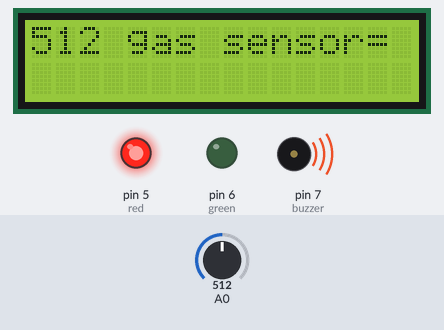
Recording of a sketch running on a simulated Arduino Uno, built with avr-gcc and run on an emulated ATmega328P. Shown: 16×2 character LCD, output pins drawn as LEDs (lit = HIGH), buzzer (waves = sounding, pin HIGH). Inputs (shaded band) come from the test bench; at power-on: A0 = 512. What the sketch prints to the serial monitor is not drawn.

Above: at 1.2 s.
1.3 s: A0 set to 106
At 2.8 s:
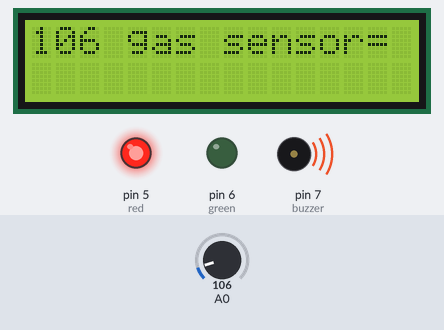
3.5 s: A0 set to 88
At 4.5 s:
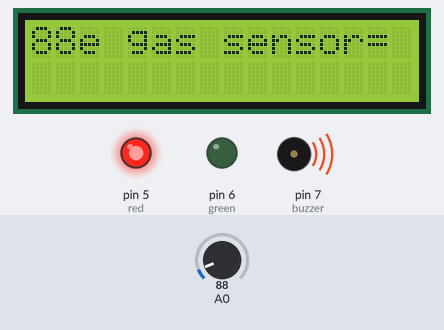
5.5 s: A0 set to 11
At 7.2 s:
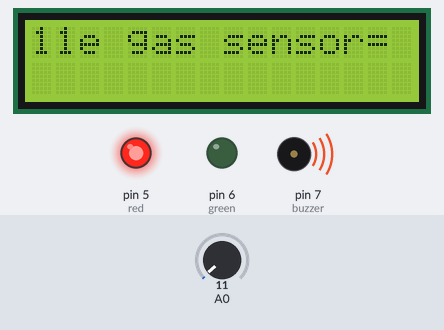
7.5 s: A0 set to 8
At 9.2 s:
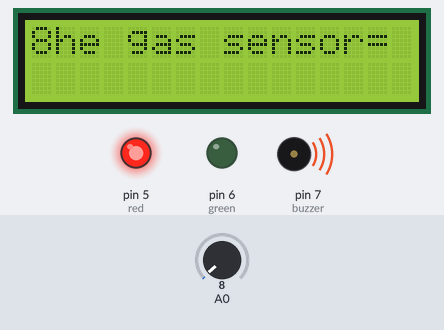
Timing chart, 0 to 10.5 s (numbered marks = the images above; inputs shaded):
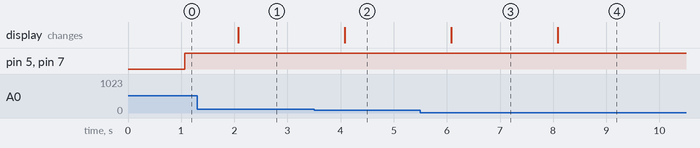

Measured:
- the behaviour switches between 100 and 99 on A0 (found by bisection; images 1 and 2)
- the behaviour switches between 10 and 9 on A0 (found by bisection; images 3 and 4)
- after the input at 1.3 s, the display: changes after 0.77 s (image 1)
- after the input at 3.5 s, the display: changes after 0.58 s (image 2)
- after the input at 5.5 s, the display: changes after 0.58 s (image 3)
- after the input at 7.5 s, the display: changes after 0.59 s (image 4)

The sketch:

Detector_of_toxic_gases.ino
```cpp
int val;
int red=5;
int green=6;
int buzzer=7;
#include <LiquidCrystal.h>
const int rs = 12, en = 11, d4 = 13, d5 = 4, d6 = 3, d7 = 2;
LiquidCrystal lcd(rs, en, d4, d5, d6, d7);
void setup() {
  lcd.begin(16, 2);
pinMode(red,OUTPUT);
pinMode(green,OUTPUT);
pinMode(buzzer,OUTPUT);
Serial.begin(9600);
}

void loop() { // put your main code here, to run repeatedly:
val=analogRead(A0);
 lcd.setCursor(0, 0);
  lcd.print("the gas sensor= ");
   lcd.setCursor(0, 0);
  lcd.print(val);
    Serial.print("val=");
  Serial.println(val);
  delay(1000);
if (val>200)
{
  digitalWrite(red,HIGH);
  digitalWrite(green,LOW);
  digitalWrite(buzzer,HIGH);

}
else
{
  digitalWrite(green,HIGH);
  digitalWrite(green,LOW);
}

}
```
